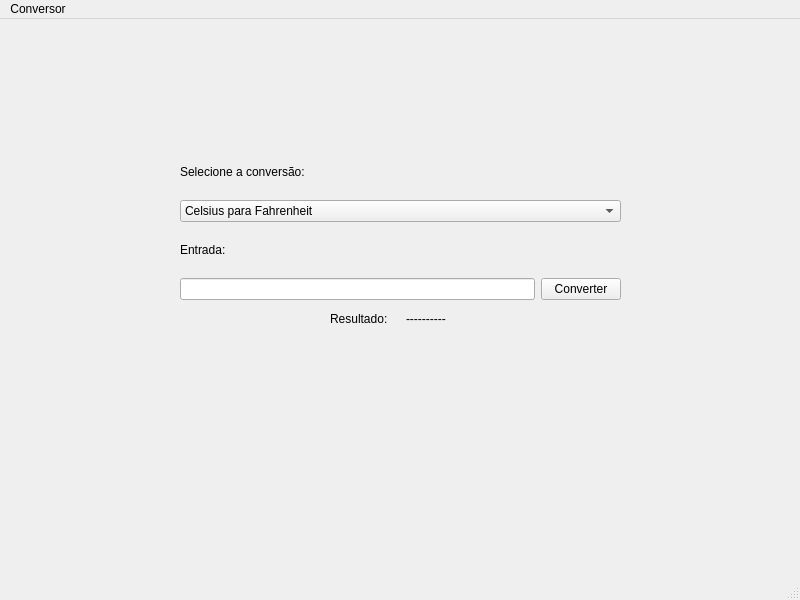
<?xml version="1.0" encoding="UTF-8"?>
<ui version="4.0">
 <class>MainWindow</class>
 <widget class="QMainWindow" name="MainWindow">
  <property name="geometry">
   <rect>
    <x>0</x>
    <y>0</y>
    <width>800</width>
    <height>600</height>
   </rect>
  </property>
  <property name="windowTitle">
   <string>MainWindow</string>
  </property>
  <widget class="QWidget" name="centralwidget">
   <widget class="QLabel" name="resultLabel">
    <property name="geometry">
     <rect>
      <x>406</x>
      <y>290</y>
      <width>60</width>
      <height>20</height>
     </rect>
    </property>
    <property name="text">
     <string>----------</string>
    </property>
   </widget>
   <widget class="QLabel" name="label_3">
    <property name="geometry">
     <rect>
      <x>330</x>
      <y>290</y>
      <width>69</width>
      <height>20</height>
     </rect>
    </property>
    <property name="text">
     <string>Resultado:</string>
    </property>
   </widget>
   <widget class="QWidget" name="">
    <property name="geometry">
     <rect>
      <x>180</x>
      <y>130</y>
      <width>441</width>
      <height>151</height>
     </rect>
    </property>
    <layout class="QVBoxLayout" name="verticalLayout_3">
     <item>
      <layout class="QVBoxLayout" name="verticalLayout">
       <item>
        <widget class="QLabel" name="label_2">
         <property name="text">
          <string>Selecione a conversão:</string>
         </property>
        </widget>
       </item>
       <item>
        <widget class="QComboBox" name="conversionType">
         <item>
          <property name="text">
           <string>Celsius para Fahrenheit</string>
          </property>
         </item>
         <item>
          <property name="text">
           <string>Fahrenheit para Celsius</string>
          </property>
         </item>
         <item>
          <property name="text">
           <string>Metros para Quilômetros</string>
          </property>
         </item>
         <item>
          <property name="text">
           <string>Quilos para gramas</string>
          </property>
         </item>
        </widget>
       </item>
      </layout>
     </item>
     <item>
      <layout class="QVBoxLayout" name="verticalLayout_2">
       <item>
        <widget class="QLabel" name="label">
         <property name="text">
          <string>Entrada:</string>
         </property>
        </widget>
       </item>
       <item>
        <layout class="QHBoxLayout" name="horizontalLayout">
         <item>
          <widget class="QLineEdit" name="inputValue"/>
         </item>
         <item>
          <widget class="QPushButton" name="convertButton">
           <property name="text">
            <string>Converter</string>
           </property>
          </widget>
         </item>
        </layout>
       </item>
      </layout>
     </item>
    </layout>
   </widget>
  </widget>
  <widget class="QMenuBar" name="menubar">
   <property name="geometry">
    <rect>
     <x>0</x>
     <y>0</y>
     <width>800</width>
     <height>25</height>
    </rect>
   </property>
   <widget class="QMenu" name="menuConversor">
    <property name="title">
     <string>Conversor</string>
    </property>
   </widget>
   <addaction name="menuConversor"/>
  </widget>
  <widget class="QStatusBar" name="statusbar"/>
 </widget>
 <resources/>
 <connections/>
</ui>
